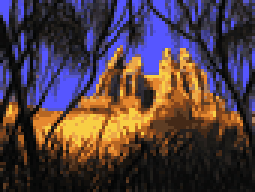
#> input picture catalogue/classicpve/art.epic2.png, 85 x 64 px (shown 3 times larger)
$ python menuart.py ../../../catalogue/classicpve/art.epic2.png
#> lines starting #> are read from the running program, lines starting #| are printed output that depends on the picture
# SPDX-License-Identifier: GPL-3.0-or-later
# Copyright (C) 2026 rc4l

"""Pull the menu art out of a set of game archives, at a size and a byte budget a UI can afford.

Given the files an experience loads, in load order, this finds the picture that identifies it, and
writes a small PNG. The point is to ship the identity of a pack without shipping the pack: the art
is a kilobyte, the archives it came from are hundreds of megabytes.

Run --help for usage. See SKILL.md for when to run it and what to do with the output.
"""

import argparse
import io
import json
import os
import re
import struct
import sys
import zipfile

from PIL import Image, ImageFile

# Mods ship pictures the engine reads and a strict decoder will not: a truncated PNG with no IEND
# still draws in game, so refusing it here would silently cost the art of a mod that works.
ImageFile.LOAD_TRUNCATED_IMAGES = True

# What identifies a pack, best first. The logo is a logo: made to be read small, on a dark
# background, which is exactly the job here. A title screen is a whole illustration and survives the
# shrink far less well, so it is the fallback rather than the choice.
#
# [rc4l] TITLE is last because it is a plain word rather than a reserved lump name, so it is the one
# most likely to be something other than a logo. It earns its place because packs use it: Legacy of
# Darkness keeps its logo in Graphics/Misc/TITLE.png, declares no main menu for the MENUDEF route to
# read, and so came out with no art at all.
LUMPS = ("M_DOOM", "TITLEPIC")

# Archive pixels are 1.2 times as tall as they are wide. Correcting is what makes the output look
# like what a player sees rather than a squashed copy of it.
PIXEL_ASPECT = 1.2

# Fewer colours is the first thing to spend, because it costs less than resolution: a logo is flat
# colour and posterises gracefully, where a smaller logo just goes illegible.
COLOUR_STEPS = (256, 128, 64, 32, 16, 8, 4)

# [rc4l] What the art will be drawn ON, for blending its antialiased edge into.
#
# Only the part-transparent pixels use it, so it needs to be close rather than exact: an edge blended
# into a colour a level or two off the real surface is not something an eye can find. Change it if
# the surface changes, and measure the composite rather than reading one layer's colour, because a
# panel is usually several layers deep.
BACKGROUND = (7, 8, 11)

# [rc4l] The last resort, when every colour depth is still over the ceiling. A wide logo can have
# twice the pixels of an ordinary one, and no amount of posterising will save it.
SIZE_SHRINK = 0.9
SIZE_STEPS = 12

# [rc4l] The stock palette, for decoding a picture whose archive brought none of its own.
#
# Most add-ons ship no palette because the base game already supplies one, and the load order a
# caller passes usually starts with an add-on rather than the base game. Without this the tool
# simply fails on the commonest input there is, which it did.
#
# Taken from a freely redistributable base game, whose palette is the standard one by design.
# Anything shipping its own still wins: this is only reached when nothing else answered.
DEFAULT_PALETTE_HEX = (
	"0000001f170b170f074b4b4bffffff1b1b1b1313130b0b0b0707072f371f232b0f171f070f17004f3b2b4733233f"
	"2b1bffb7b7f7ababf3a3a3eb9797e78f8fdf8787db7b7bd37373cb6b6bc76363bf5b5bbb5757b34f4faf4747a73f"
	"3fa33b3b9b3333972f2f8f2b2b8b2323831f1f7f1b1b7717177313136b0f0f670b0b5f07075b07075307074f0000"
	"470000430000ffebdfffe3d3ffdbc7ffd3bbffcfb3ffc7a7ffbf9bffbb93ffb383f7ab7befa373e79b6bdf9363d7"
	"8b5bcf8353cb7f4fbf7b4bb37347ab6f43a36b3f9b633b8f5f378757337f532f774f2b6b47275f4323533f1f4b37"
	"1b3f2f17332b132b230fefefefe7e7e7dfdfdfdbdbdbd3d3d3cbcbcbc7c7c7bfbfbfb7b7b7b3b3b3abababa7a7a7"
	"9f9f9f9797979393938b8b8b8383837f7f7f7777776f6f6f6b6b6b6363635b5b5b5757574f4f4f4747474343433b"
	"3b3b3737372f2f2f27272723232377ff6f6fef6767df5f5fcf575bbf4f53af474b9f3f4393373f832f37732b2f63"
	"2327531b1f431717330f13230b0b1707bfa78fb79f87af977fa78f779f876f9b7f6b937b638b735b836b577b634f"
	"775f4b6f574367533f5f4b37574333533f2f9f83638f7753836b4b775f3f6753335b472b4f3b2343331b7b7f636f"
	"7357676b4f5b634753573b474f333f472b373f27ffff73ebdb57d7bb43c39b2faf7b1f9b5b13874307732b00ffff"
	"ffffdbdbffbbbbff9b9bff7b7bff5f5fff3f3fff1f1fff0000ef0000e30000d70000cb0000bf0000b30000a70000"
	"9b00008b00007f00007300006700005b00004f0000430000e7e7ffc7c7ffababff8f8fff7373ff5353ff3737ff1b"
	"1bff0000ff0000e30000cb0000b300009b00008300006b000053ffffffffebdbffd7bbffc79bffb37bffa35bff8f"
	"3bff7f1bf37317eb6f0fdf670fd75f0bcb5707c34f00b74700af4300ffffffffffd7ffffb3ffff8fffff6bffff47"
	"ffff23ffff00a73f009f3700932f008723004f3b27432f1b3723132f1b0b00005300004700003b00002f00002300"
	"001700000b000000ff9f43ffe74bff7bffff00ffcf00cf9f009b6f006ba76b6b"
)


class Archive(object):
	"""One game archive, asked for lumps by name."""

	# [53 lines left out: functions __init__, read, parse_palette, not called in this run]


def default_palette():
	return parse_palette(bytes.fromhex("".join(DEFAULT_PALETTE_HEX)))


# [57 lines left out: functions decode_patch, decode, not called in this run]


# [rc4l] How much of a picture may be one flat colour before it is not a picture.
#
# Archives ship blank graphics: a placeholder somebody meant to fill in, or a spacer a menu uses for
# its own layout. They decode perfectly and they say nothing, and a blank slab in place of a name is
# strictly worse than the name. Set high because real art with a large flat background is common and
# must still pass.
BLANK_FRACTION = 0.98


# [49 lines left out: functions informative, menu_logo, not called in this run]


def as_picture(path):
	"""The file itself, when it is a picture rather than an archive to search.

	Some things have no usable art inside them at all: a title built by a script, a menu graphic left
	blank, a logo that only ever existed on the project's own page. For those the source is a picture
	somebody supplies, and it goes through everything below unchanged -- same slot, same budget, same
	treatment -- so a supplied picture and an extracted one cannot end up looking like they came from
	different tools.
	"""
	try:
		img = Image.open(path)
		img.load()
		return img.convert("RGBA")
	except Exception:
		return None


# [68 lines left out: functions hirestex_alias, textures_alias, not called in this run]

def resolve(paths, lumps=LUMPS):
	"""The art the loaded set actually shows, and where it came from.

	Later archives override earlier ones, so this walks the load order backwards and takes the first
	answer it finds. That is the engine's own rule, and following it is the only way the picture
	matches what a player would see.
	"""
	archives = []
	for p in paths:
		if not os.path.exists(p):
			continue

		# A picture given directly is the answer, not somewhere to look for one.
		if not zipfile.is_zipfile(p):
			with open(p, "rb") as f:
				head = f.read(4)
			if head != b"PWAD" and head != b"IWAD":
				img = as_picture(p)
				if img is not None and img.getbbox():
					return img, "file", os.path.basename(p)

		archives.append(Archive(p))

	# The palette a patch is drawn against, resolved by the same rule. A pack shipping its own
	# recolours everything, and reading it against somebody else's is how art comes out wrong.
	palette = None
	for arc in reversed(archives):
		for raw in reversed(arc.read("PLAYPAL")):
			palette = parse_palette(raw)
			if palette:
				break
		if palette:
			break

	if palette is None:
		palette = default_palette()

	# The menu's own choice goes first, ahead of the convention, because it is the one that says
	# what is actually drawn.
	named = menu_logo(archives)
	if named:
		lumps = (named,) + tuple(x for x in lumps if x != named)

	for want in lumps:
		# [rc4l] A name the pack redirects resolves to what the engine actually draws for it. A
		# HIRESTEX remap goes FIRST because it replaces the lump outright; a TEXTURES definition goes
		# last because it answers for a name that is usually not a lump at all.
		names = []
		hires = hirestex_alias(archives, want)
		if hires:
			names.append(hires)

		names.append(want)

		alias = textures_alias(archives, want)
		if alias:
			names.append(alias)

		for want in names:
			for arc in reversed(archives):
				for raw in reversed(arc.read(want)):
					img = decode(raw, palette)
					if img is None or not img.getbbox():
						continue

					# A blank graphic is not art. Skipping it rather than failing outright lets the
					# next candidate answer, which is usually the convention behind the menu's own
					# choice.
					if not informative(img.crop(img.getbbox())):
						continue

					return img, want, os.path.basename(arc.path)

	return None, None, None


# How far from the surrounding colour a pixel may be and still count as part of it.
KEY_TOLERANCE = 32

# How much of the border must agree before there is a surround to remove at all.
KEY_BORDER_SHARE = 0.9


def unbox(img):
	"""Cut away a flat surround that a picture has instead of transparency.

	A picture that came out of an archive already says what is transparent, because somebody decided.
	A picture from anywhere else usually does not: it is a logo sitting on whatever colour it was
	saved on, and drawing it unchanged puts a hard rectangle of that colour on the panel.

	Flood filled from the EDGES rather than keyed globally, so the dark parts inside a logo survive.
	Keying every dark pixel would eat the logo's own shadows and outlines, which is how this goes
	wrong.
	"""
	if img.split()[3].getextrema()[0] < 255:
		return img					# it already has transparency; that answer is authoritative

	w, h = img.size
	if (w < 3) or (h < 3):
		return img

	px = img.load()

	border = []
	for x in range(w):
		border.append(px[x, 0][:3])
		border.append(px[x, h - 1][:3])
	for y in range(h):
		border.append(px[0, y][:3])
		border.append(px[w - 1, y][:3])

	common = max(set(border), key=border.count)
	if border.count(common) < KEY_BORDER_SHARE * len(border):
		return img					# no single surround, so nothing to take away

	# [4 lines left out: function alike, not called in this run]

	seen = bytearray(w * h)
	stack = []
	for x in range(w):
		stack.append((x, 0))
		stack.append((x, h - 1))
	for y in range(h):
		stack.append((0, y))
		stack.append((w - 1, y))

	while stack:
		x, y = stack.pop()
		if (x < 0) or (y < 0) or (x >= w) or (y >= h):
			continue
		if seen[y * w + x]:
			continue
		if not alike(px[x, y]):
			continue

		seen[y * w + x] = 1
		px[x, y] = (0, 0, 0, 0)
		stack.append((x + 1, y))
		stack.append((x - 1, y))
		stack.append((x, y + 1))
		stack.append((x, y - 1))

	return img


def fit(img, height, max_width):
	"""To the slot, aspect kept. Height leads; width only clamps something unusually wide."""
	# Before the crop, so a surround that becomes transparent is then trimmed away as well.
	img = unbox(img.copy())
	if not img.getbbox():
		return img
	img = img.crop(img.getbbox())
	tall = img.resize((img.size[0], max(1, int(round(img.size[1] * PIXEL_ASPECT)))), Image.LANCZOS)

	scale = height / float(tall.size[1])
	if tall.size[0] * scale > max_width:
		scale = max_width / float(tall.size[0])

	return tall.resize((max(1, int(round(tall.size[0] * scale))),
	                    max(1, int(round(tall.size[1] * scale)))), Image.LANCZOS)


def compress(img, budget, background=BACKGROUND):
	"""Under budget. Returns the bytes, how many colours it took, and whether it got there.

	Colours are spent FIRST and pixels only after they run out, because a logo is flat colour and
	posterises gracefully where a smaller one just goes illegible. But the ceiling is a guarantee, not
	a preference: an unusually wide logo has twice the pixels of an ordinary one and can exhaust every
	colour step while still being too big, and writing it anyway would quietly break the promise the
	budget exists to make. So size is the LAST thing spent, and it is spent rather than the ceiling.

	Transparency is kept, because most logos have it and the surface behind them is not flat. A
	logo flattened onto one colour shows that colour as a rectangle around itself the moment the
	surface is a gradient, which is what a panel usually is.
	"""
	# [rc4l] Where a pixel is PART transparent, blend it into the background rather than carrying
	# its alpha through.
	#
	# Full per-pixel alpha would need a palette of colour-and-alpha pairs, and the pixels needing it
	# are the antialiased rim and nothing else. Blending them into the surface they will be drawn on
	# reproduces that rim exactly, for one palette entry and no format complexity. It is only
	# approximate to the extent the surface is not the colour given, and a panel varies by a level or
	# two across the height of a logo.
	flat = Image.new("RGB", img.size, background)
	flat.paste(img, (0, 0), img)

	# Fully clear stays clear. This is the part that matters: it is what stops a box being drawn.
	clear = img.split()[3].point(lambda a: 255 if a == 0 else 0)
	transparent = clear.getbbox() is not None

	last = None

	for step in range(SIZE_STEPS):
		if step:
			# Only ever reached when every colour depth was still too big. A tenth off each time,
			# so the first thing that fits is barely smaller than what was asked for.
			scale = SIZE_SHRINK ** step
			size = (max(1, int(round(img.size[0] * scale))),
			        max(1, int(round(img.size[1] * scale))))
			flat = Image.new("RGB", size, background)
			shrunk = img.resize(size, Image.LANCZOS)
			flat.paste(shrunk, (0, 0), shrunk)
			clear = shrunk.split()[3].point(lambda a: 255 if a == 0 else 0)
			transparent = clear.getbbox() is not None

		for colours in COLOUR_STEPS:
			# One index is spent on the clear colour when there is transparency to record.
			want = max(2, colours - 1) if transparent else colours
			quantised = flat.quantize(colors=want, method=Image.MEDIANCUT, dither=Image.NONE)

			save = {}
			if transparent:
				index = max(quantised.getdata()) + 1
				if index > 255:
					index = 255
				palette = quantised.getpalette()
				palette += [0] * (768 - len(palette))
				palette[index * 3:index * 3 + 3] = list(background)
				quantised.putpalette(palette)
				quantised.paste(index, clear)
				save["transparency"] = index

			buf = io.BytesIO()
			quantised.save(buf, "PNG", optimize=True, compress_level=9, **save)
			last = (buf.getvalue(), colours)
			if len(last[0]) <= budget:
				return last[0], colours, True

	return last[0], last[1], False


def extract(paths, out, height, width, budget, lumps=LUMPS, background=BACKGROUND):
	"""The whole job for one slot. Returns a dict describing what happened, or None for no art."""
	img, lump, source = resolve(paths, lumps)
	if img is None:
		return None

	sized = fit(img, height, width)
	data, colours, ok = compress(sized, budget, background)

	if out:
		d = os.path.dirname(out)
		if d and not os.path.isdir(d):
			os.makedirs(d)
		with open(out, "wb") as f:
			f.write(data)

	# Read back rather than assumed: compress may have had to give up pixels to reach the budget, and
	# reporting the size we ASKED for would hide exactly the case worth knowing about.
	written = Image.open(io.BytesIO(data))

	return {
		"out": out,
		"lump": lump,
		"source": source,
		"size": list(written.size),
		"asked": list(sized.size),
		"shrunk": written.size != sized.size,
		"bytes": len(data),
		"colours": colours,
		"within_budget": ok,
		"transparent": "transparency" in written.info,
	}


def main(argv):
	ap = argparse.ArgumentParser(
		description="Extract menu art from game archives at a fixed slot size and byte budget.")
	ap.add_argument("files", nargs="+",
	                help="archives IN LOAD ORDER; later ones override earlier ones")
	ap.add_argument("-o", "--out", help="write the PNG here (otherwise report only)")
	ap.add_argument("--height", type=int, default=36, help="slot height in layout pixels")
	ap.add_argument("--width", type=int, default=252, help="widest the slot allows")
	ap.add_argument("--budget", type=int, default=1024, help="hard byte ceiling for the PNG")
	ap.add_argument("--lumps", default=",".join(LUMPS),
	                help="lump names to try, best first")
	ap.add_argument("--background", default="%d,%d,%d" % BACKGROUND,
	                help="R,G,B the art will be drawn on; antialiased edges blend into it")
	ap.add_argument("--json", action="store_true", help="report as JSON")
	args = ap.parse_args(argv)

	got = extract(args.files, args.out, args.height, args.width, args.budget,
	              tuple(x.strip().upper() for x in args.lumps.split(",") if x.strip()),
	              tuple(int(x) for x in args.background.split(",")))
#> in as_picture, img is the input picture: PIL image 85x64 P; mean R, G, B 77.5, 59.9, 65.7
#> in extract, `img, lump, source = resolve(paths, lumps)`: lump = 'file'; source = 'art.epic2.png'
#> after the loop in unbox, `for x in range(w):`: border = 170 items, first 6: (86, 86, 255), (9, 10, 9), (86, 86, 255), (39, 33, 30), (86, 86, 255), (12, 11, 11)
#> after the loop in unbox, `for y in range(h):`: border = 298 items, first 6: (86, 86, 255), (9, 10, 9), (86, 86, 255), (39, 33, 30), (86, 86, 255), (12, 11, 11)
#> in unbox, `common = max(set(border), key=border.count)`: common = (12, 11, 11)
#> in fit, `tall = img.resize((img.size[0], max(1, int(round(img.size[1] * PIXEL_A..`:
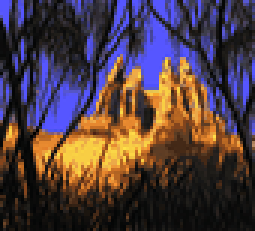
#> tall: PIL image 85x77 RGBA (shown 3 times larger); mean R, G, B, A 77.5, 59.9, 65.5, 255
#> in fit, `return tall.resize((max(1, int(round(tall.size[0] * scale))), max(1, i..`:
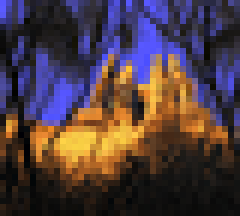
#> returned value: PIL image 40x36 RGBA (shown 6 times larger); mean R, G, B, A 77.5, 59.9, 65.3, 255
#> in compress, `clear = img.split()[3].point(lambda a: 255 if a == 0 else 0)`: clear: PIL image 40x36 L; every value is 0
#> in compress, `transparent = clear.getbbox() is not None`: transparent = False
#> after the loop in compress, `for step in range(SIZE_STEPS):`:
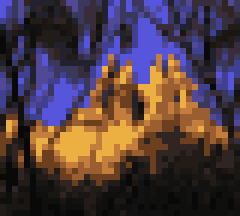
#> quantised: PIL image 40x36 P (shown 6 times larger); mean R, G, B 76.9, 59.3, 65.5
#> in extract, `data, colours, ok = compress(sized, budget, background)`: colours = 16; ok = True
#> got = 10 items

	if got is None:
		if args.json:
			print(json.dumps({"found": False}))
		else:
			sys.stderr.write("no menu art in those files; fall back to text\n")
		return 1

	if args.json:
		got["found"] = True
		print(json.dumps(got))
	else:
		print("%s from %s: %dx%d, %d colours, %s, %d B%s" % (
			got["lump"], got["source"], got["size"][0], got["size"][1], got["colours"],
			"transparent" if got["transparent"] else "opaque",
			got["bytes"], "" if got["within_budget"] else "  OVER BUDGET"))
#| file from art.epic2.png: 40x36, 16 colours, opaque, 839 B

	return 0 if got["within_budget"] else 2


if __name__ == "__main__":
	sys.exit(main(sys.argv[1:]))
#> (the program exits here)
